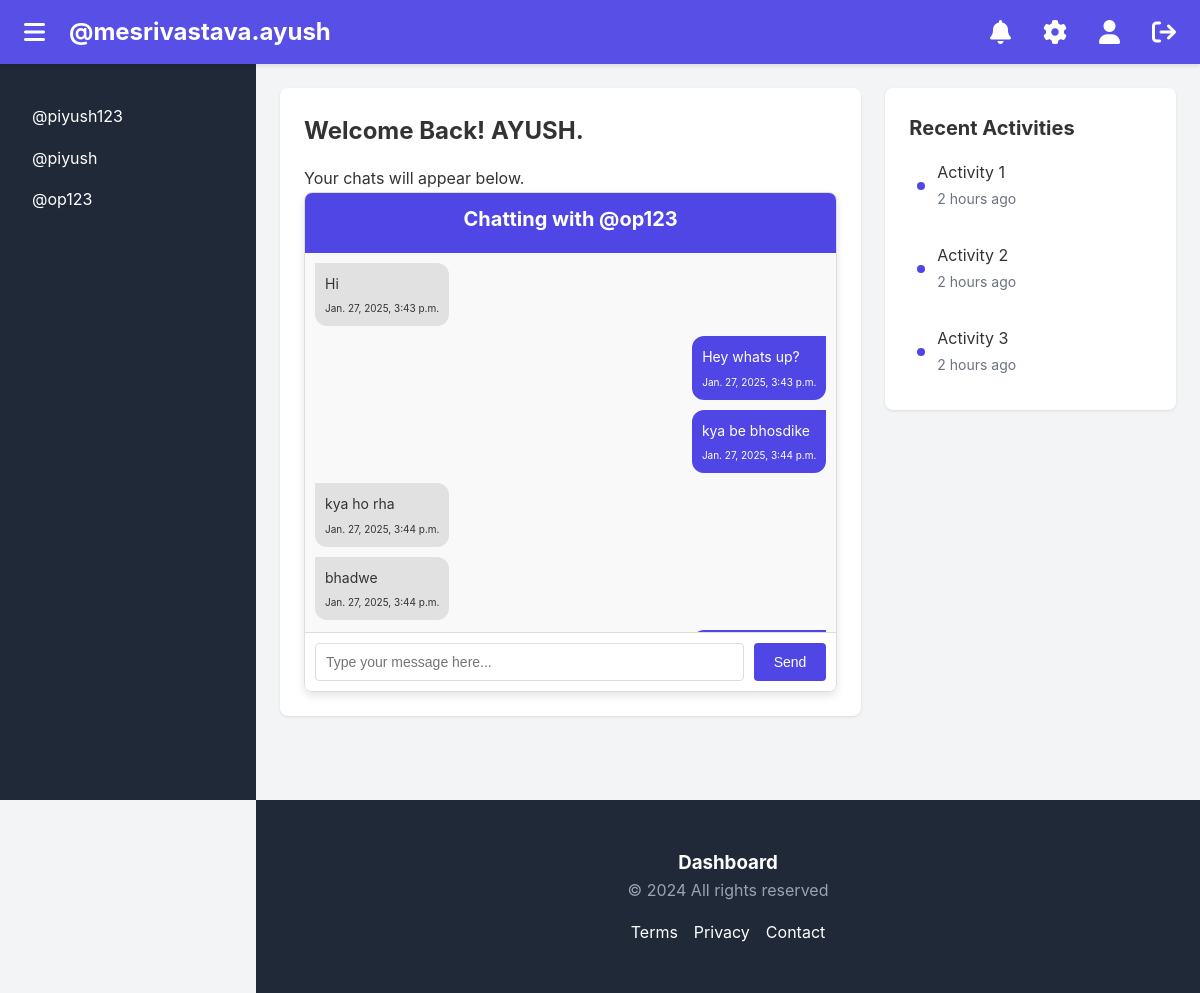
The page /op123/ (signed in) on the database its author committed.
### server/models.py (models this page shows)
class CustomUser(AbstractBaseUser, PermissionsMixin):
    email = models.EmailField(unique=True)
    username=models.CharField(max_length=25)
    first_name = models.CharField(max_length=30)
    last_name = models.CharField(max_length=30)
    is_active = models.BooleanField(default=True)
    is_staff = models.BooleanField(default=False)
    date_joined = models.DateTimeField(auto_now_add=True)
    objects = CustomUserManager()
    USERNAME_FIELD = 'email'
    REQUIRED_FIELDS = ['username','first_name','last_name']
    def __str__(self):
        return self.email

class ChatModel(models.Model):
    sender=models.ForeignKey(settings.AUTH_USER_MODEL, on_delete=models.SET_NULL,  # Changed from CASCADE to SET_NULL
        related_name='sender',
        null=True,  # Allow null values
        blank=True  # Allow blank in forms
    )
    message=models.TextField(null=True, blank=True)
    thread_name=models.CharField(max_length=100,null=True, blank=True)
    timestamp=models.DateTimeField(default=timezone.now)
    def __str__(self):
        return self.message

### server/views.py (the view)
# urls.py: path("<str:username>/", chatPage, name="chat"),
@login_required(login_url="/login")
def chatPage(request, username):
    try:
        user_obj = CustomUser.objects.get(username=username)
    except CustomUser.DoesNotExist:
        raise Http404("User does not exist")
    users=CustomUser.objects.exclude(email=request.user.email)
    if request.user.id > user_obj.id:
        thread_name = f"{request.user.id}-{user_obj.id}"
    else:
        thread_name = f"{user_obj.id}-{request.user.id}"
    chat_messages=ChatModel.objects.filter(thread_name=thread_name)
    context = {'users':users, 'user_obj':user_obj, 'messages':chat_messages}
    print(context)
    return render(request, "chatPage.html", context=context)

### server/templates/chatPage.html (shortened to what this page needs)
{% load static %}
<!DOCTYPE html>
<html lang="en">
<head>
    <link rel="stylesheet" href="{% static 'styles.css' %}">
    <link rel="stylesheet" href="https://cdnjs.cloudflare.com/ajax/libs/font-awesome/6.0.0-beta3/css/all.min.css">
</head>
<body>
    <nav class="navbar">
        <div class="navbar-content">
            <div class="nav-left">
                <button id="menuToggle" class="menu-button">
                <i class="fas fa-bars" style="font-size: 24px;"></i>
                </button>
                <h1>@{{request.user.username}}</h1>
            </div>
            <div class="nav-right">
                <button class="icon-button">
                    <i class="fas fa-bell" style="font-size: 24px;"></i>
                </button>
                <button class="icon-button">
                    <i class="fas fa-cog" style="font-size: 24px;"></i>
                </button>
                <button class="icon-button">
                    <i class="fas fa-user" style="font-size: 24px;"></i>
                </button>
                <button class="icon-button" href="{% url 'logout' %}">
                    <i class="fa fa-sign-out" style="font-size: 24px;"></i>
                </button>
            </div>
        </div>
    </nav>
    <div class="layout">
        <aside class="sidebar" id="sidebar">
            <nav class="sidebar-nav">
                {% for user in users %}
                    <a href="{% url 'chat' username=user.username %}" class="nav-item">@{{ user.username}}</a>
                {% endfor %}
            </nav>
        </aside>
        <main class="main-content" id="mainContent">
            <div class="container">
                <div class="grid">
                    <div class="main-area">
                        <div class="card">
                            <h2>Welcome Back! {{request.user.first_name}}.</h2>
                            <p>Your chats will appear below.</p>
                            <div class="chat-box">
                                <div class="chat-header">
                                    <h3>Chatting with @{{user_obj.username}} </h3>
                                </div>
                                <div class="chat-messages" id="chatMessages">
                                    {% for message in messages %}
                                        {% if message.sender == request.user %}
                                            <div class="message sent">
                                                <p>{{message.message}}</p>
                                                <small>{{message.timestamp}}</small>
                                            </div>
                                        {% else %}
                                            <div class="message received">
                                                <p>{{message.message}}</p>
                                                <small>{{message.timestamp}}</small>
                                            </div>
                                        {% endif %}
                                    {% endfor %}
                                </div>
                                <div class="chat-input">
                                    <input type="text" id="newMessage" placeholder="Type your message here...">
                                    <button type="submit" id="sendMessage" class="send-button">Send</button>
                                </div>
                            </div>
                        </div>
                    </div>
                    <div class="right-panel">
                        <div class="sticky-content">
                            <div class="card">
                                <h3>Recent Activities</h3>
                                <div class="activity-list">
                                    <div class="activity-item">
                                        <div class="activity-dot"></div>
                                        <div class="activity-content">
                                            <p>Activity 1</p>
                                            <small>2 hours ago</small>
                                        </div>
                                    </div>
                                    <div class="activity-item">
                                        <div class="activity-dot"></div>
                                        <div class="activity-content">
                                            <p>Activity 2</p>
                                            <small>2 hours ago</small>
                                        </div>
                                    </div>
                                    <div class="activity-item">
                                        <div class="activity-dot"></div>
                                        <div class="activity-content">
                                            <p>Activity 3</p>
                                            <small>2 hours ago</small>
                                        </div>
                                    </div>
                                </div>
                            </div>
                        </div>
                    </div>
                </div>
            </div>
        </main>
    </div>
    <footer class="footer" id="footer">
        <div class="container">
            <div class="footer-content">
                <div class="footer-info">
                    <h3>Dashboard</h3>
                    <p>&copy; 2024 All rights reserved</p>
                </div>
                <div class="footer-links">
                    <a href="#">Terms</a>
                    <a href="#">Privacy</a>
                    <a href="#">Contact</a>
                </div>
            </div>
        </div>
    </footer>
</body>
</html>

### server/static/styles.css (style rules this page uses)
* { margin: 0; padding: 0; box-sizing: border-box; }
body { font-family: -apple-system, BlinkMacSystemFont, 'Segoe UI', Roboto, Oxygen, Ubuntu, Cantarell, sans-serif; line-height: 1.6; color: #333; background-color: #f3f4f6; }
.layout { min-height: 100vh; padding-top: 64px; display: flex; }
.container { max-width: 1200px; margin: 0 auto; padding: 1.5rem; }
.navbar { position: fixed; top: 0; left: 0; right: 0; height: 64px; background-color: #4f46e5; color: white; z-index: 9999; box-shadow: 0 2px 4px rgba(0, 0, 0, 0.1); backdrop-filter: blur(8px); background-color: rgba(79, 70, 229, 0.95); }
.navbar-content { max-width: 2000px; margin: 0 auto; height: 100%; display: flex; justify-content: space-between; align-items: center; padding: 0 1rem; }
.nav-left { display: flex; align-items: center; gap: 1rem; }
.nav-right { display: flex; align-items: center; gap: 1rem; }
.menu-button, .icon-button { background: none; border: none; color: white; cursor: pointer; padding: 0.5rem; border-radius: 0.5rem; transition: background-color 0.2s; }
.sidebar { position: fixed; top: 64px; left: 0; width: 256px; height: calc(100vh - 64px); background-color: #1f2937; color: white; transition: transform 0.3s ease; z-index: 40; overflow-y: auto; }
.sidebar-nav { padding: 2rem 1rem; }
.nav-item { display: block; padding: 0.5rem 1rem; color: white; text-decoration: none; border-radius: 0.375rem; transition: background-color 0.2s; }
.main-content { flex: 1; margin-left: 256px; transition: margin-left 0.3s ease; }
.grid { display: grid; grid-template-columns: 2fr 1fr; gap: 1.5rem; }
.card { background-color: white; border-radius: 0.5rem; padding: 1.5rem; box-shadow: 0 1px 3px rgba(0, 0, 0, 0.1); }
.card h2 { font-size: 1.5rem; font-weight: bold; margin-bottom: 1rem; }
.card h3 { font-size: 1.25rem; font-weight: bold; margin-bottom: 0.5rem; }
.activity-list { display: flex; flex-direction: column; gap: 1rem; }
.activity-item { display: flex; align-items: center; gap: 0.75rem; padding: 0.5rem; border-radius: 0.375rem; transition: background-color 0.2s; }
.activity-dot { width: 0.5rem; height: 0.5rem; background-color: #4f46e5; border-radius: 50%; }
.activity-content small { color: #6b7280; font-size: 0.875rem; }
.footer { background-color: #1f2937; color: white; padding: 1.5rem; margin-left: 256px; transition: margin-left 0.3s ease; }
.footer-content { display: flex; flex-direction: column; align-items: center; gap: 1rem; }
.footer-info { text-align: center; }
.footer-info p { color: #9ca3af; }
.footer-links { display: flex; gap: 1rem; }
.footer-links a { color: white; text-decoration: none; transition: color 0.2s; }
.chat-box { border: 1px solid #ddd; border-radius: 8px; display: flex; flex-direction: column; max-height: 500px; overflow: hidden; box-shadow: 0 4px 8px rgba(0, 0, 0, 0.1); }
.chat-header { background-color: #4f46e5;; color: #fff; padding: 10px; text-align: center; font-size: 18px; font-weight: bold; }
.chat-messages { flex-grow: 1; padding: 10px; overflow-y: auto; background-color: #f9f9f9; display: flex; flex-direction: column; }
.message { margin-bottom: 10px; max-width: 80%; padding: 10px; border-radius: 12px; font-size: 14px; position: relative; }
.message.received { background-color: #e1e1e1; align-self: flex-start; border-top-left-radius: 0; }
.message.sent { background-color: #4f46e5;; color: #fff; align-self: flex-end; border-top-right-radius: 0; }
.message small { display: block; font-size: 10px; margin-top: 5px; text-align: right; }
.chat-input { display: flex; padding: 10px; background-color: #fff; border-top: 1px solid #ddd; }
.chat-input input { flex-grow: 1; padding: 10px; border: 1px solid #ddd; border-radius: 4px; font-size: 14px; outline: none; }
.chat-input button { margin-left: 10px; padding: 10px 20px; border: none; background-color: #4f46e5;; color: #fff; border-radius: 4px; cursor: pointer; font-size: 14px; }

### rows shown on the page
CustomUser: user.username "mesrivastava.ayush", user.first_name "AYUSH"
CustomUser: username "piyush123"
CustomUser: username "piyush"
CustomUser: username "op123"
ChatModel: message "Hi", timestamp "Jan. 27, 2025, 3:43 p.m."
ChatModel: message "Hey whats up?", timestamp "Jan. 27, 2025, 3:43 p.m."
ChatModel: message "kya be bhosdike", timestamp "Jan. 27, 2025, 3:44 p.m."
ChatModel: message "kya ho rha", timestamp "Jan. 27, 2025, 3:44 p.m."
ChatModel: message "bhadwe", timestamp "Jan. 27, 2025, 3:44 p.m."
